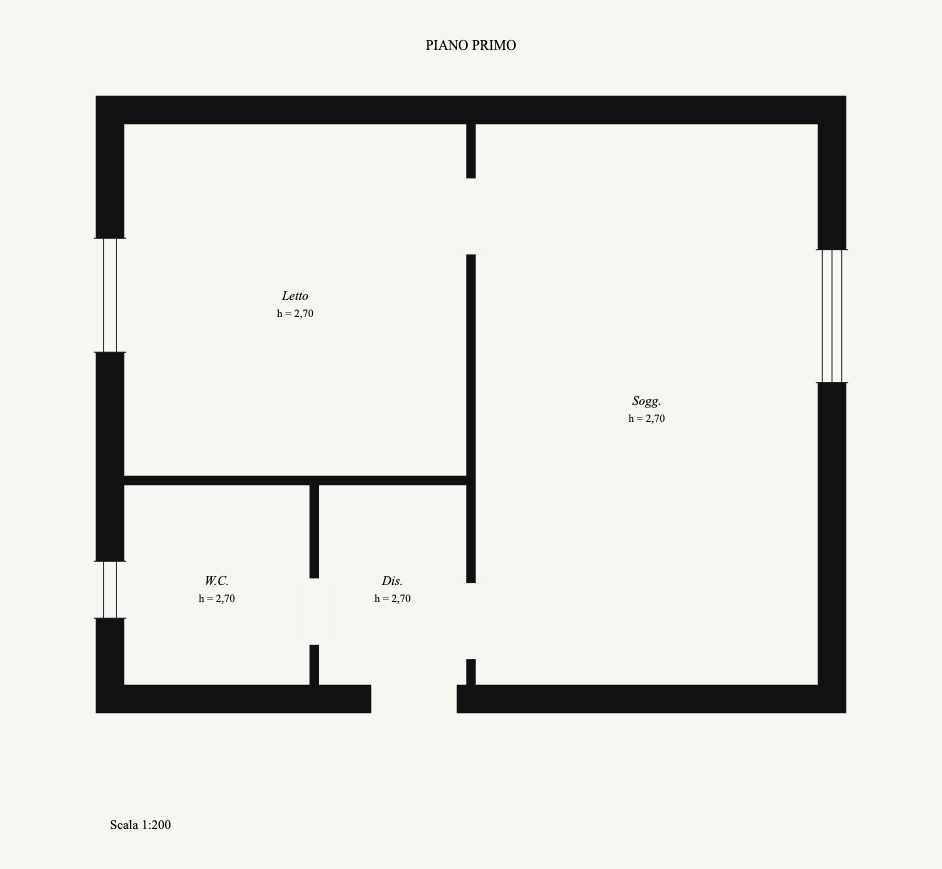
#> input picture scripts/planimetrie-banco/campioni/c01-catastale-bilocale.png, 942 x 869 px
$ python miniatura-selettore.py planimetrie-banco/campioni/c01-catastale-bilocale.png planimetrie-banco/campioni/c02-catastale-trilocale.png 5
#> lines starting #> are read from the running program, lines starting #| are printed output that depends on the picture
#!/usr/bin/env python3
"""Ritaglia la miniatura di un modello per il selettore dei preventivatori.

Uso: python scripts/miniatura-selettore.py <foto-sorgente> <area>-<id> [spostamento]

Ritaglia la sorgente a 2:3 al centro (più lo spostamento in pixel per centrare il
soggetto), la porta a 480x720 e la salva in public/quote-picker/<area>-<id>.webp.
Non tocca mai la sorgente. Avvisa se il file supera i 90 KB.
"""
import os
import sys
from PIL import Image

if len(sys.argv) < 3:
    sys.exit(__doc__)
sorgente, nome = sys.argv[1], sys.argv[2]
spostamento = int(sys.argv[3]) if len(sys.argv) > 3 else 0
dest = os.path.join("public", "quote-picker", f"{nome}.webp")

im = Image.open(sorgente).convert("RGB")
#> im is the input picture: PIL image 942x869 RGB; mean R, G, B 226.3, 225.4, 220.8
w, h = im.size
#> w = 942; h = 869
nw = round(h * 2 / 3)
#> nw = 579
if nw <= w:
    x = max(0, min(w - nw, (w - nw) // 2 + spostamento))
#> x = 186
    im = im.crop((x, 0, x + nw, h))
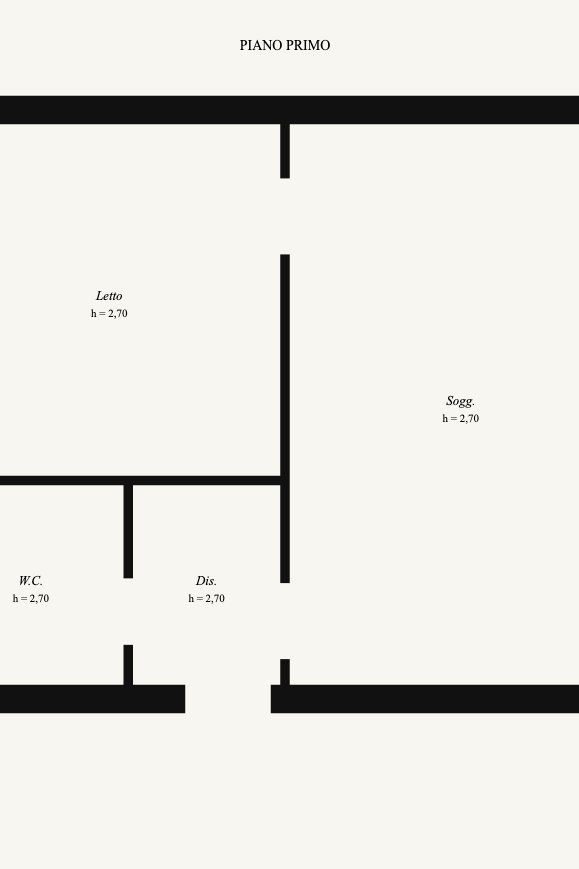
#> im: PIL image 579x869 RGB; mean R, G, B 229.1, 228.1, 223.5
else:  # sorgente più stretta di 2:3: taglio in altezza
    nh = round(w * 3 / 2)
    y = max(0, min(h - nh, (h - nh) // 2 + spostamento))
    im = im.crop((0, y, w, y + nh))
im = im.resize((480, 720), Image.LANCZOS)
#> im: PIL image 480x720 RGB
im.save(dest, "WEBP", quality=72, method=6)
kb = os.path.getsize(dest) // 1024
print(f"{dest}: {kb} KB" + ("  ⚠️ oltre i 90 KB, abbassa la qualità" if kb >= 90 else ""))

$ run again, on scripts/planimetrie-banco/campioni/g01-bilocale.png
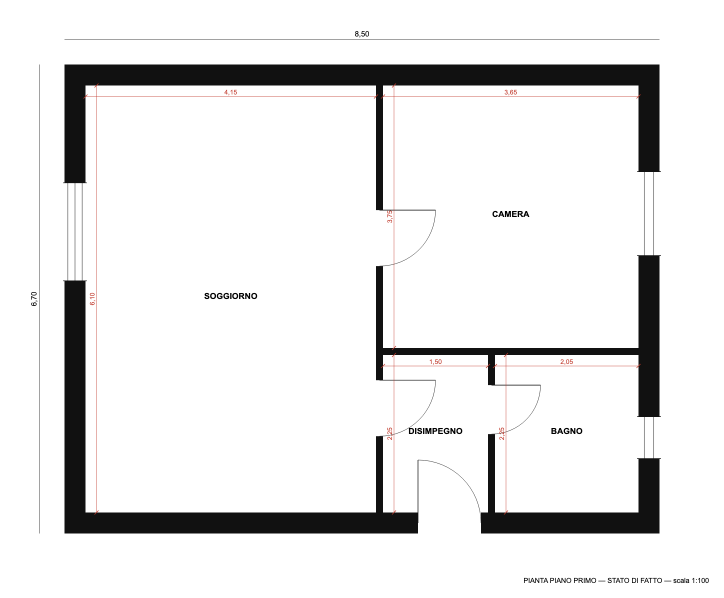
#> input picture scripts/planimetrie-banco/campioni/g01-bilocale.png, 1448 x 1196 px (shown at 1/2 size)
#> im is the input picture: PIL image 1448x1196 RGB; mean R, G, B 230.9, 230.6, 230.6
#> `im = im.crop((x, 0, x + nw, h))`:
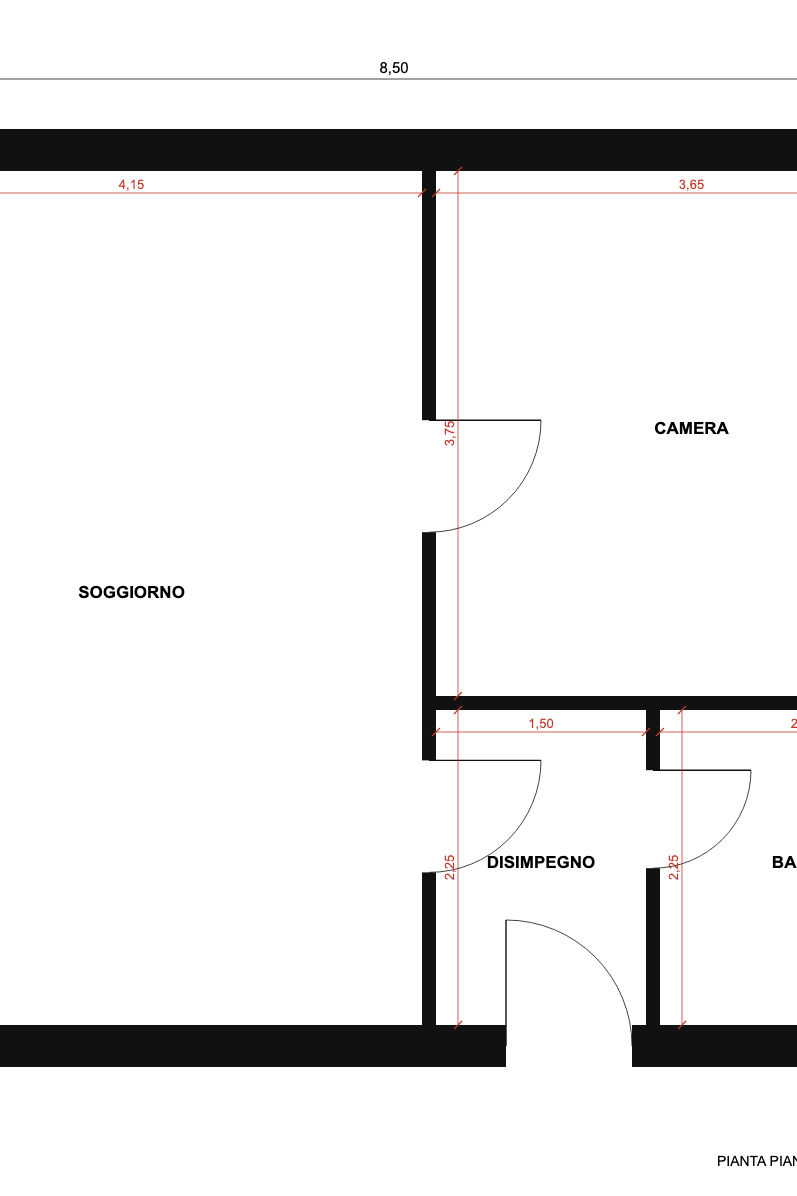
#> im: PIL image 797x1196 RGB; mean R, G, B 234.2, 233.8, 233.8

$ run again, on scripts/planimetrie-banco/campioni/g02-trilocale.png
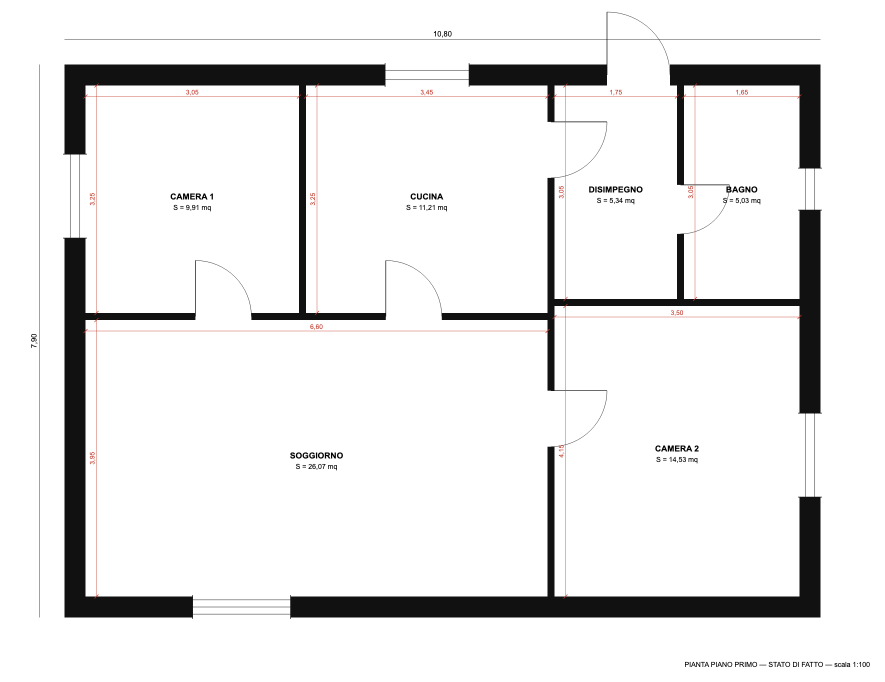
#> input picture scripts/planimetrie-banco/campioni/g02-trilocale.png, 1770 x 1364 px (shown at 1/2 size)
#> im is the input picture: PIL image 1770x1364 RGB; mean R, G, B 232.6, 232.3, 232.3
#> `im = im.crop((x, 0, x + nw, h))`:
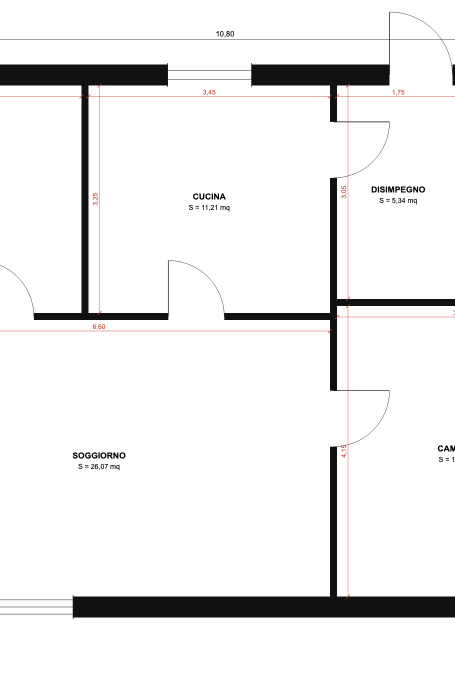
#> im: PIL image 909x1364 RGB (shown at 1/2 size); mean R, G, B 237.4, 237, 237
#> `im = im.resize((480, 720), Image.LANCZOS)`:
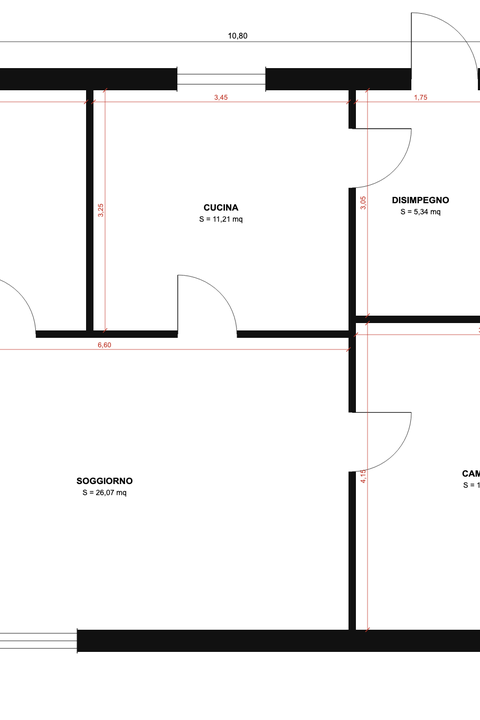
#> im: PIL image 480x720 RGB; mean R, G, B 237.2, 236.8, 236.7

$ run again, on scripts/planimetrie-banco/campioni/g03-quadrilocale.png
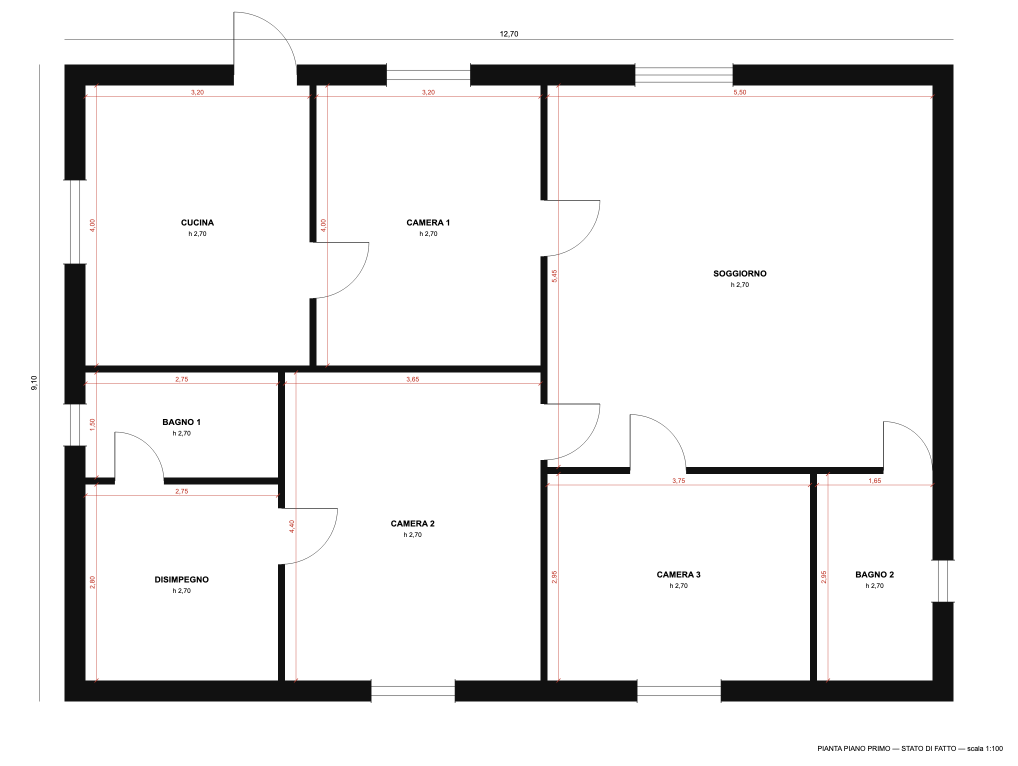
#> input picture scripts/planimetrie-banco/campioni/g03-quadrilocale.png, 2036 x 1532 px (shown at 1/2 size)
#> im is the input picture: PIL image 2036x1532 RGB; mean R, G, B 234.1, 233.8, 233.8
#> `im = im.crop((x, 0, x + nw, h))`:
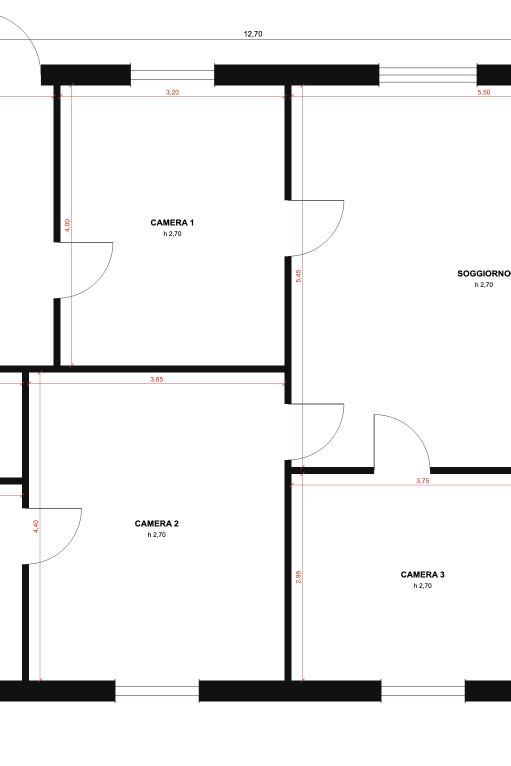
#> im: PIL image 1021x1532 RGB (shown at 1/2 size); mean R, G, B 239.7, 239.3, 239.2
#> `im = im.resize((480, 720), Image.LANCZOS)`:
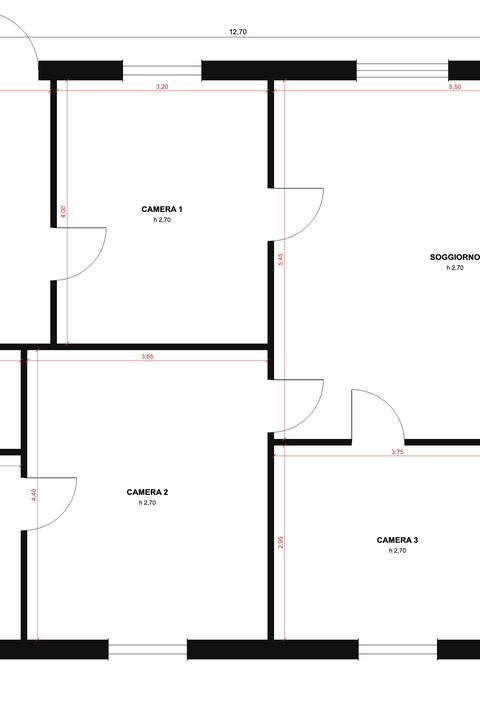
#> im: PIL image 480x720 RGB; mean R, G, B 239.4, 239, 238.9
